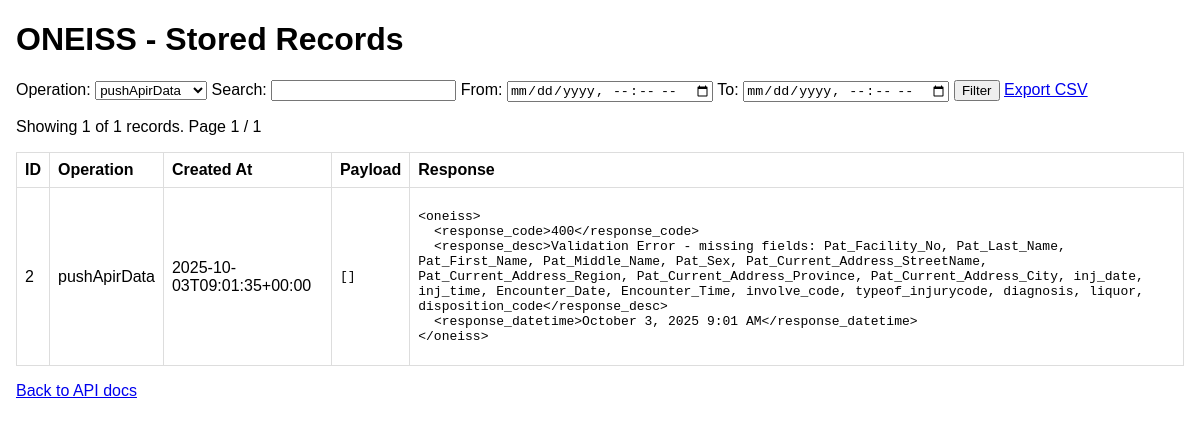
/webservice/admin.php?operation=pushApirData, run on an earlier commit of the app's database.
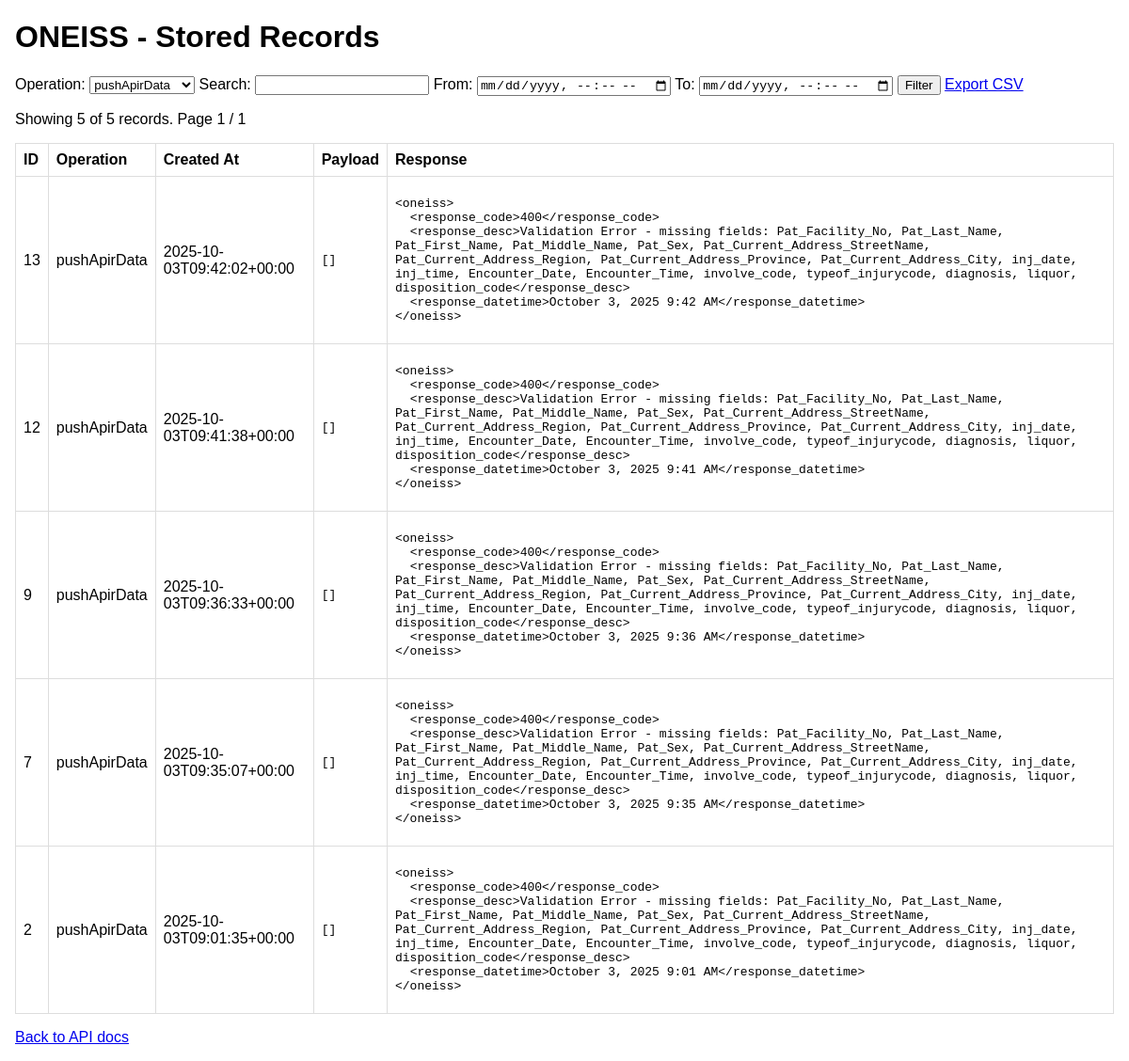
And on a later commit of the database.
### tables this page shows
CREATE TABLE records (id INTEGER PRIMARY KEY AUTOINCREMENT, operation TEXT, payload TEXT, response TEXT, created_at TEXT);

### public/webservice/admin.php (the view, shortened to what this page needs)
<?php
$dbFile = __DIR__ . '/../../data/oneiss.db';
$pdo = new PDO('sqlite:' . $dbFile);
$pdo->setAttribute(PDO::ATTR_ERRMODE, PDO::ERRMODE_EXCEPTION);
$operation = isset($_GET['operation']) ? $_GET['operation'] : '';
$q = isset($_GET['q']) ? $_GET['q'] : '';
$from = isset($_GET['from']) ? $_GET['from'] : '';
$to = isset($_GET['to']) ? $_GET['to'] : '';
$where = [];
$params = [];
if ($operation !== '') { $where[] = 'operation = :op'; $params[':op'] = $operation; }
$whereSql = $where ? 'WHERE ' . implode(' AND ', $where) : '';
$page = max(1, (int)($_GET['page'] ?? 1));
$per = 25;
$offset = ($page-1)*$per;
$stmt = $pdo->prepare("SELECT id, operation, payload, response, created_at FROM records $whereSql ORDER BY created_at DESC LIMIT :lim OFFSET :off");
foreach ($params as $k=>$v) $stmt->bindValue($k,$v);
$stmt->bindValue(':lim',$per,PDO::PARAM_INT);
$stmt->bindValue(':off',$offset,PDO::PARAM_INT);
$stmt->execute();
$rows = $stmt->fetchAll(PDO::FETCH_ASSOC);
$stmt2 = $pdo->prepare("SELECT COUNT(1) as c FROM records $whereSql");
$stmt2->execute($params);
$total = (int)$stmt2->fetch(PDO::FETCH_ASSOC)['c'];
$totalPages = max(1, ceil($total / $per));
?><!doctype html>
<html><head><meta charset="utf-8"><title>ONEISS Admin - Records</title>
</head><body>
<h1>ONEISS - Stored Records</h1>
<form method="get">
  <label>Operation: <select name="operation"><option value="pushApirData"<?php if($operation==='pushApirData') echo ' selected';?>>pushApirData</option></select></label>
  <label> Search: <input name="q" value="<?php echo htmlspecialchars($q); ?>"></label>
  <label> From: <input name="from" type="datetime-local" value="<?php echo htmlspecialchars($from); ?>"></label>
  <label> To: <input name="to" type="datetime-local" value="<?php echo htmlspecialchars($to); ?>"></label>
  <button type="submit">Filter</button>
  <a href="?<?php echo http_build_query(array_merge($_GET,['export'=>'csv'])); ?>">Export CSV</a>
</form>
<p>Showing <?php echo count($rows); ?> of <?php echo $total; ?> records. Page <?php echo $page; ?> / <?php echo $totalPages; ?></p>
<table>
<thead><tr><th>ID</th><th>Operation</th><th>Created At</th><th>Payload</th><th>Response</th></tr></thead>
<tbody>
<?php foreach ($rows as $r): ?>
  <tr>
    <td><?php echo htmlspecialchars($r['id']); ?></td>
    <td><?php echo htmlspecialchars($r['operation']); ?></td>
    <td><?php echo htmlspecialchars($r['created_at']); ?></td>
    <td><pre><?php echo htmlspecialchars($r['payload']); ?></pre></td>
    <td><pre><?php echo htmlspecialchars($r['response']); ?></pre></td>
  </tr>
<?php endforeach; ?>
</tbody>
</table>
<p><a href="/webservice/">Back to API docs</a></p>
</body></html>

### public/webservice/admin.php (style rules this page uses)
body { font-family:Arial;margin:16px }
table { border-collapse:collapse;width:100% }
th,td { border:1px solid #ddd;padding:8px;text-align:left }
pre { white-space:pre-wrap;max-height:200px;overflow:auto }

What changed in the data, as far as the page shows it:
added records: id "13", operation "pushApirData", created_at "2025-10-03T09:42:02+00:00", payload "[]", response "<oneiss> <response_code>400</response_code> <response_desc>Validation Error - missing fields: Pat_Facility_No, Pat_Last_Name, Pat_First_Name, Pat_Middle_Name, Pat_Sex, Pat_Current_Address_StreetName, Pat_Current_Address_Region, Pat_Current_Address_Province, Pat_Current_Address_City, inj_date, inj_time, Encounter_Date, Encounter_Time, involve_code, typeof_injurycode, diagnosis, liquor, disposition_code</response_desc> <response_datetime>October 3, 2025 9:42 AM</response_datetime> </oneiss>"
added records: id "12", operation "pushApirData", created_at "2025-10-03T09:41:38+00:00", payload "[]", response "<oneiss> <response_code>400</response_code> <response_desc>Validation Error - missing fields: Pat_Facility_No, Pat_Last_Name, Pat_First_Name, Pat_Middle_Name, Pat_Sex, Pat_Current_Address_StreetName, Pat_Current_Address_Region, Pat_Current_Address_Province, Pat_Current_Address_City, inj_date, inj_time, Encounter_Date, Encounter_Time, involve_code, typeof_injurycode, diagnosis, liquor, disposition_code</response_desc> <response_datetime>October 3, 2025 9:41 AM</response_datetime> </oneiss>"
added records: id "9", operation "pushApirData", created_at "2025-10-03T09:36:33+00:00", payload "[]", response "<oneiss> <response_code>400</response_code> <response_desc>Validation Error - missing fields: Pat_Facility_No, Pat_Last_Name, Pat_First_Name, Pat_Middle_Name, Pat_Sex, Pat_Current_Address_StreetName, Pat_Current_Address_Region, Pat_Current_Address_Province, Pat_Current_Address_City, inj_date, inj_time, Encounter_Date, Encounter_Time, involve_code, typeof_injurycode, diagnosis, liquor, disposition_code</response_desc> <response_datetime>October 3, 2025 9:36 AM</response_datetime> </oneiss>"
added records: id "7", operation "pushApirData", created_at "2025-10-03T09:35:07+00:00", payload "[]", response "<oneiss> <response_code>400</response_code> <response_desc>Validation Error - missing fields: Pat_Facility_No, Pat_Last_Name, Pat_First_Name, Pat_Middle_Name, Pat_Sex, Pat_Current_Address_StreetName, Pat_Current_Address_Region, Pat_Current_Address_Province, Pat_Current_Address_City, inj_date, inj_time, Encounter_Date, Encounter_Time, involve_code, typeof_injurycode, diagnosis, liquor, disposition_code</response_desc> <response_datetime>October 3, 2025 9:35 AM</response_datetime> </oneiss>"
Also different on the page:
count($rows): "1" → "5"
$total: "1" → "5"
